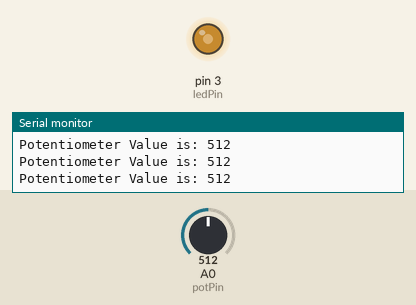
A sketch run on a simulated Arduino Uno, built with avr-gcc and run on an emulated ATmega328P. Shown: output pins drawn as LEDs (lit = HIGH), the last lines printed to the serial monitor. The inputs (shaded band) are chosen by the test bench; at power-on: A0 (potPin) = 512.

Above: at 1.2 s.
1.3 s: A0 (potPin) set to 716
At 1.6 s:
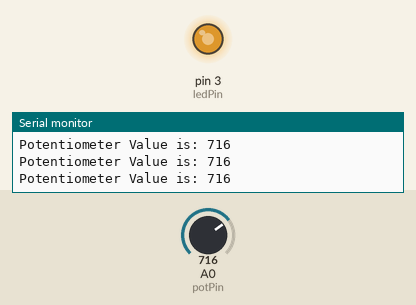
2.8 s: A0 (potPin) set to 900
At 4.0 s:
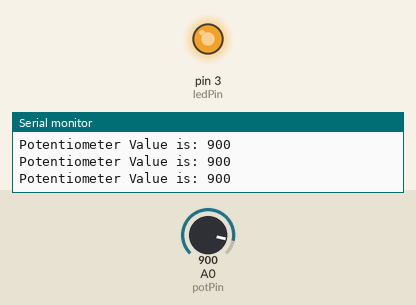
4.3 s: A0 (potPin) set to 122
At 5.5 s:
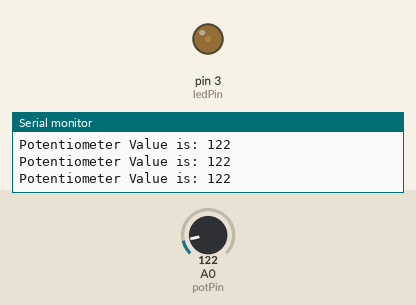
5.8 s: A0 (potPin) set to 0
At 7.0 s:
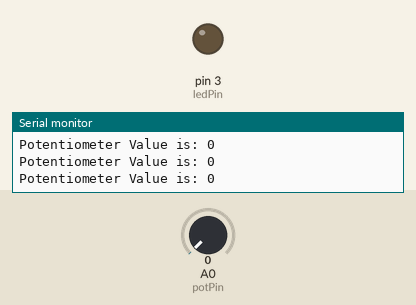
Timing chart, 0 to 8.3 s (numbered marks = the images above; inputs shaded):
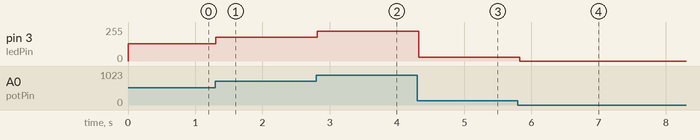

The sketch:

potentiometer.ino
```cpp
// Declaration of Variables
const int ledPin =  3;      // the number of the LED pin
const int potPin = A0; //this is an analog pin
int input_val = 0;


void setup() {

  Serial.begin(9600);
  Serial.println("--- start ---");
  pinMode(ledPin, OUTPUT);

}

void loop() {
  input_val = analogRead(potPin);

  Serial.print("Potentiometer Value is: ");
  Serial.println(input_val);
  analogWrite(ledPin, input_val/4);
  delay(100);
}
```

Measured:
- after the input at 1.3 s, pin 3 (ledPin): 128/255 → 179/255 at once
- after the input at 2.8 s, pin 3 (ledPin): 179/255 → 225/255 at once
- after the input at 4.3 s, pin 3 (ledPin): 225/255 → 30/255 at once
- after the input at 5.8 s, pin 3 (ledPin): 30/255 → 0/255 at once
